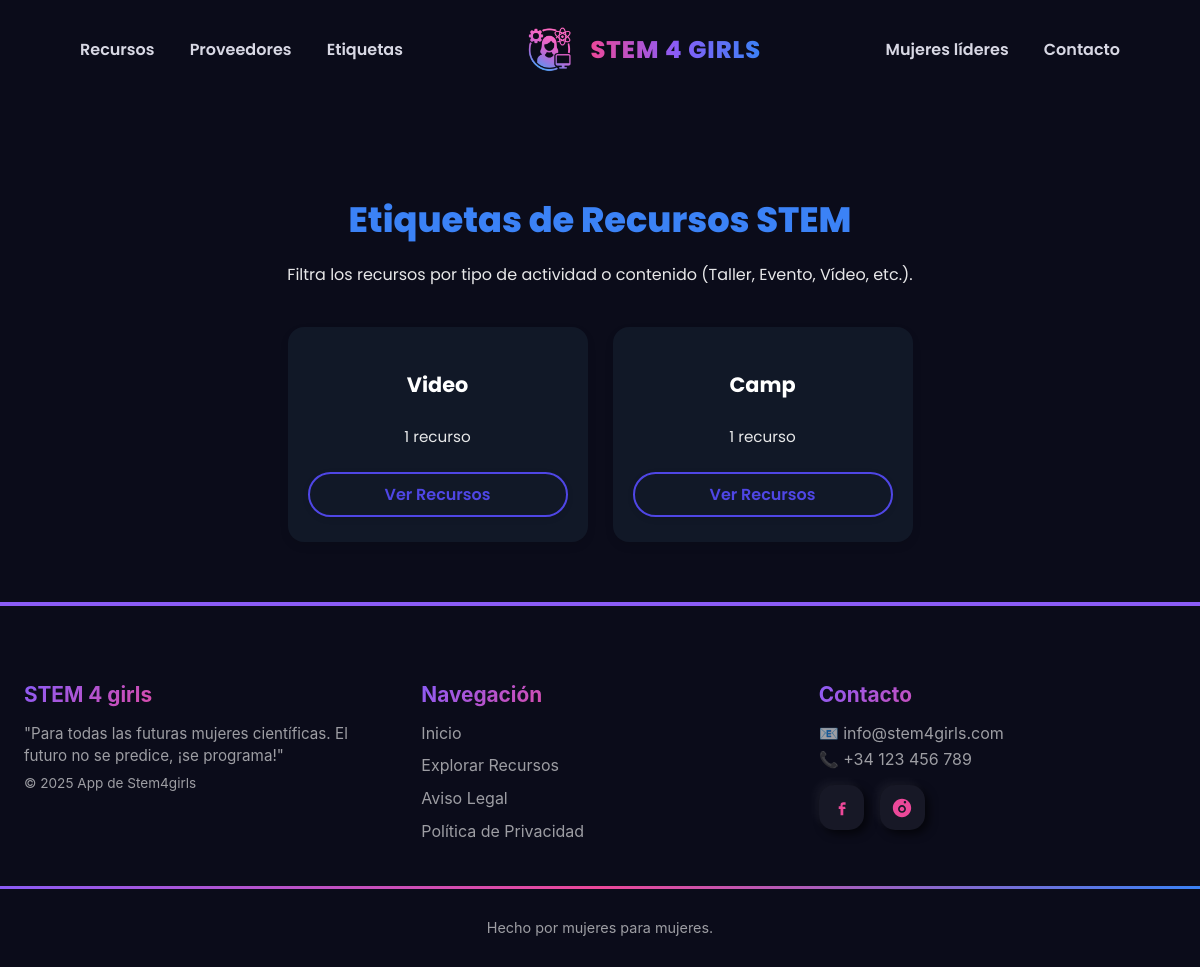
/appstem4girls/tags/, run on an earlier commit of the app's database.
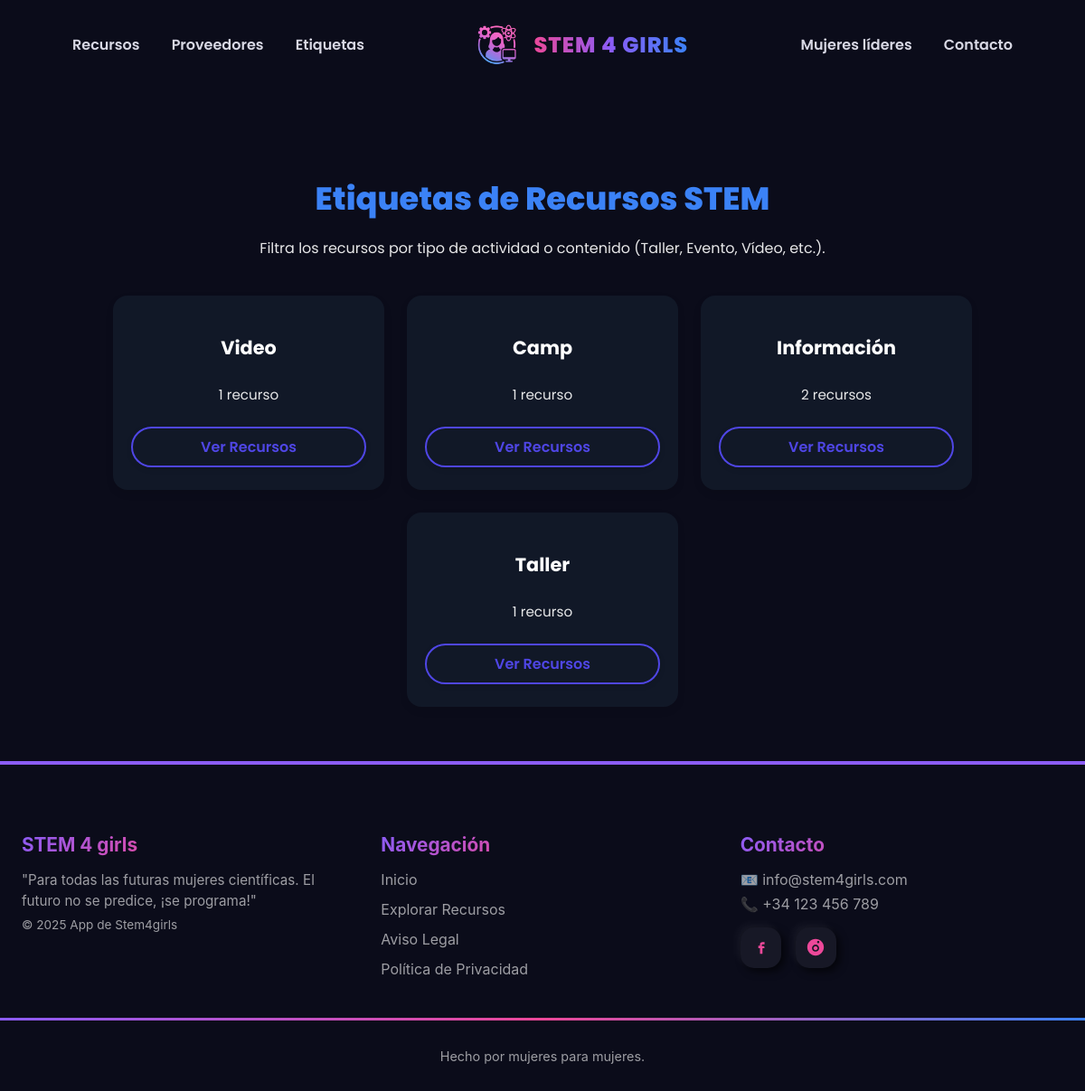
And on a later commit of the database.
### appstem4girls/models.py (models this page shows, shortened)
class Tag(models.Model):
    nombre = models.CharField(max_length=50)
    descripcion = models.TextField(blank=True)

### appstem4girls/views.py (the view)
# urls.py: path('tags/', views.lista_tags, name='lista_tags'),
def lista_tags(request):
    tags = Tag.objects.all()
    return render(request, 'lista_tags.html', {'tags': tags})

### appstem4girls/templates/lista_tags.html (shortened to what this page needs)
{% extends "base.html" %}
{% load static%}
{% block extra_css %}
<link rel="stylesheet" href="{% static 'css/tags.css' %}">
{% endblock %}
{% block contenido %}
<section class="tags_section">
    <h1>Etiquetas de Recursos STEM</h1>
    <p class="subtitle">Filtra los recursos por tipo de actividad o contenido (Taller, Evento, Vídeo, etc.).</p>
    <div class="tags_grid">
        {% for tag in tags %}
            <div class="tag_card">
                <h2>{{ tag.nombre }}</h2>
                <p>{{ tag.recursos.count }} recurso{{ tag.recursos.count|pluralize:"s" }}</p>
                <a href="{% url 'detalle_tag' tag.id %}" class="btn_tag">Ver Recursos</a>
            </div>
        {% empty %}
            <p>No hay etiquetas disponibles.</p>
        {% endfor %}
    </div>
</section>
{% endblock %}

What changed in the data, as far as the page shows it:
added Tag: nombre "Información", recursos.count "2"
added Tag: nombre "Taller", recursos.count "1"
